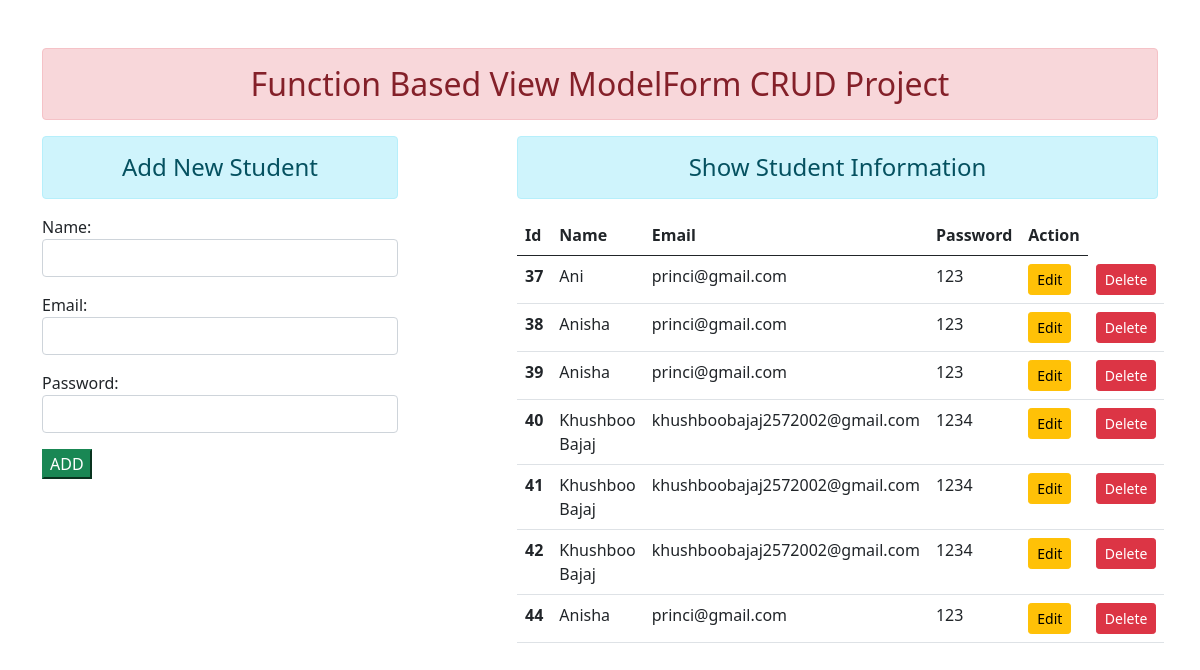
The page / on the database its author committed.
### enroll/models.py (models this page shows)
class Student(models.Model):
    name = models.CharField(max_length=70)
    email = models.EmailField(max_length=100)
    password = models.CharField(max_length=70)

### enroll/views.py (the view, shortened to what this page needs)
# urls.py: path('',views.add_show,name ='addandshow'),
def add_show(request):
   fm = StudentModelForm()
   stud = Student.objects.all()
   return render(request, 'enroll/addandshow.html', {'form': fm, 'stu': stud})

### enroll/forms.py
class StudentModelForm(forms.ModelForm):
    class Meta:
        model = Student
        fields = ['name','email','password']
        widgets = {
            'name':forms.TextInput(attrs={'class':'form-control'}),
            'email':forms.EmailInput(attrs={'class':'form-control'}),
            'password':forms.PasswordInput(attrs={'class':'form-control'})
        }

### enroll/templates/enroll/addandshow.html (shortened to what this page needs)
{% extends 'enroll/base.html' %} {% block content %}
<div class="row">
  <div class="col-sm-4">
    <h4 class="text-center alert alert-info">Add New Student</h4>
    <form action="" method="POST">
      {% csrf_token %} {{form.as_p}}
      <input type="submit" class="btn-success" value="ADD" />
    </form>
  </div>
  <div class="col-sm-7 offset-1">
    <h4 class="text-center alert alert-info">Show Student Information</h4>
    {% if stu %}
    <table class="table table-hover">
      <thead>
        <tr>
          <th scope="col">Id</th>
          <th scope="col">Name</th>
          <th scope="col">Email</th>
          <th scope="col">Password</th>
          <th scope="col">Action</th>
        </tr>
      </thead>
      <tbody>
        {% for st in stu %}
        <tr>
          <th scope="row">{{st.id}}</th>
          <td>{{st.name}}</td>
          <td>{{st.email}}</td>
          <td>{{st.password}}</td>
          <td><a href="{% url 'updatedata' st.id %}" class="btn btn-warning btn-sm">Edit</a></td>
          <td>
           <form action="{% url 'deletedata' st.id %}" method = "POST" class="display-inline">
            <input type="submit" class="btn btn-danger btn-sm"  value="Delete">
           </form>
          </td>
        </tr>
        {% endfor %}
      </tbody>
    </table>
    {% else %}
    <h4 class="text-center alert alert-warning">No records found</h4>
    {% endif %}
  </div>
</div>
{% endblock content %}

### enroll/templates/enroll/base.html (shortened to what this page needs)
<!DOCTYPE html>
{% load static %}
<html lang="en">
<head>
    <link rel="stylesheet" href="{% static 'enroll/css/bootstrap.css' %}">
</head>
<body>
    <div class="container mt-5">
        <h2 class="text-center alert alert-danger">Function Based View ModelForm CRUD Project</h2>
        {% block content %}
        {% endblock content %}
    </div>
</body>
</html>

### rows shown on the page
Student: id "37", name "Ani", email "princi@gmail.com", password "123"
Student: id "38", name "Anisha", email "princi@gmail.com", password "123"
Student: id "39", name "Anisha", email "princi@gmail.com", password "123"
Student: id "40", name "Khushboo Bajaj", email "khushboobajaj2572002@gmail.com", password "1234"
Student: id "41", name "Khushboo Bajaj", email "khushboobajaj2572002@gmail.com", password "1234"
Student: id "42", name "Khushboo Bajaj", email "khushboobajaj2572002@gmail.com", password "1234"
Student: id "44", name "Anisha", email "princi@gmail.com", password "123"
